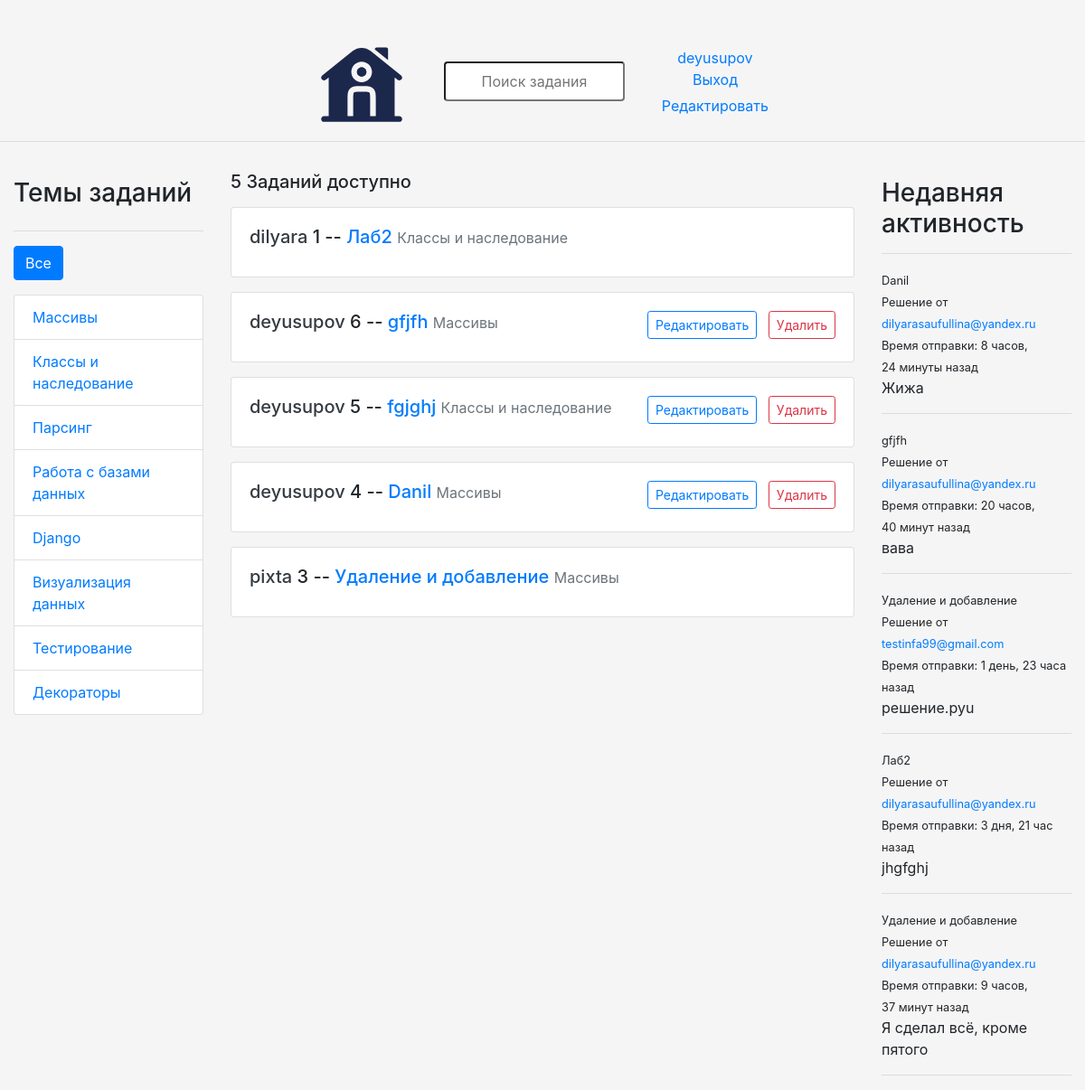
The page / (signed in) on the database its author committed.
### base/models.py (models this page shows, shortened)
class User(AbstractUser):
    name = models.CharField(max_length=200, null=True)
    email = models.EmailField(unique=True, null=True)
    bio = models.TextField(null=True)
    ROLE_CHOICES = [
        ('admin', 'Admin'),
        ('user', 'User'),
    ]
    role = models.CharField(max_length=5, choices=ROLE_CHOICES, default='user')
    avatar = models.ImageField(null=True, default='avatar.svg')
    USERNAME_FIELD = 'email'
    REQUIRED_FIELDS = []

class Topic(models.Model):
    name = models.CharField(max_length = 200)

class Task(models.Model):
    host = models.ForeignKey(User, on_delete = models.SET_NULL, null = True)
    topic = models.ForeignKey(Topic, on_delete = models.SET_NULL, null = True)
    name = models.CharField(max_length = 200)
    description = models.TextField(null = True, blank = True)
    participants = models.ManyToManyField(User, related_name = 'participants', blank = True)
    updated = models.DateTimeField(auto_now = True)
    created = models.DateTimeField(auto_now_add = True)
    class Meta:
        ordering=['-updated','-created']
    def __str__(self):
        return self.name

class Message(models.Model):
    user = models.ForeignKey(User, on_delete=models.CASCADE)
    task = models.ForeignKey(Task, on_delete=models.CASCADE)
    body = models.TextField()
    attachment = models.FileField(upload_to='message_files/', null=True, blank=True)
    updated = models.DateTimeField(auto_now=True)
    created = models.DateTimeField(auto_now_add=True)
    class Meta:
        ordering = ['-updated','-created']
    def __str__(self):
        return self.body[0:50]

### base/views.py (the view, shortened to what this page needs)
# urls.py: path('', views.home, name="home"),
@login_required(login_url='login')
def home(request):
    if request.user.role == 'user':
        q = request.GET.get('q') if request.GET.get('q') else ''
        tasks = Task.objects.filter(
            Q(topic__name__icontains=q) |
            Q(name__icontains=q) |
            Q(description__icontains=q)
        )
        topics = Topic.objects.all()
        task_count = tasks.count()
        task_messages = Message.objects.all().filter(Q(task__topic__name__icontains=q))
        context = {'tasks': tasks, 'topics': topics, 'task_count': task_count, 'task_messages': task_messages}
        return render(request, 'base/home_user.html', context)
    else:
        return redirect('login')

### base/templates/base/home_user.html (shortened to what this page needs)
{% extends 'main.html' %}
{% block content %}
<div class="home-container">
    <div>
        {% include 'base/topics_component.html' %}
    </div>
    <div class="container mt-3">
        <h5>{{ task_count }} Заданий доступно</h5>
        <div class="mt-3">
            {% include 'base/feed_component.html' %}
        </div>
    </div>
    <div>
        {% include 'base/activity_component.html' %}
    </div>
</div>
{% endblock content %}

### templates/navbar.html
{% load static %}
<div style="display: flex; align-items: center; justify-content: space-between; padding-top: 40px;">
    <link rel="stylesheet" href="{% static 'css/bootstrap.min.css' %}">
    <link rel="stylesheet" href="{% static 'styles/navbar_styles.css' %}">
    <a href="/" style="margin-left: 350px;">
        <img src="{% static 'images/home.svg' %}" alt="Логотип" width="100" height="100">
    </a>
    <div class="form__group">
    <form method="GET" action="{% url 'home' %}" style="flex-grow: 1; text-align: center;">
        <input type="text" name="q" placeholder="Поиск задания" style="width: 200px;">
    </form>
    </div>
    <div style="display: flex; flex-direction: column; align-items: center; margin-right: 350px;">
        {% if request.user.is_authenticated %}
        <a href="{% url 'home' %}">{{request.user.username}}</a>
        <a href="{% url 'logout' %}">Выход</a>
        <a href="{% url 'update-user' %}" style="margin-top: 5px;">Редактировать</a>
        {% else %}
        <a href="{% url 'login' %}">Вход</a>
        {% endif %}
    </div>
</div>

### base/templates/base/topics_component.html
<div class="container mt-4">
    <h3 class="mb-4">Темы заданий</h3>
    <hr>
    <div class="d-flex justify-content-between mb-3">
        <a href="{% url 'home' %}" class="btn btn-primary">Все</a>
    </div>
    <ul class="list-group">
        {% for topic in topics %}
          <li class="list-group-item {% if topic.name == selected_topic %}active{% endif %}">
            <a href="{% url 'home' %}?q={{ topic.name }}" class="stretched-link">
              {{ topic.name }}
            </a>
          </li>
        {% endfor %}
      </ul>
</div>

### base/templates/base/feed_component.html
{% for task in tasks %}
  <div class="card mt-3">
    <div class="card-body d-flex justify-content-between">
      <h5 class="card-title">
        <a href="{% url 'user-profile' task.host.id %}" class="text-dark">{{ task.host.username }}</a>
        {{ task.id }} -- <a href="{% url 'task' task.id %}" class="text-primary">{{ task.name }}</a>
        <small class="text-muted">{{ task.topic.name }}</small>
      </h5>
      {% if request.user == task.host %}
        <div>
          <a href="{% url 'update-task' task.id %}" class="btn btn-outline-primary btn-sm mr-2">Редактировать</a>
          <a href="{% url 'delete-task' task.id %}" class="btn btn-outline-danger btn-sm">Удалить</a>
        </div>
      {% endif %}
    </div>
  </div>
{% endfor %}

### base/templates/base/activity_component.html (shortened to what this page needs)
<div class="container mt-4">
<h3>Недавняя активность</h3>
<hr>
{% if task_messages %}
    {% for message in task_messages %}
        <div>
            <small >{{message.task}}</small>
            <small>Решение от <a href="{% url 'user-profile' message.user.id %}">{{message.user}}</a></small>
            <small >Время отправки: {{message.created|timesince}} назад</small>
            <p>{{message}}</p>
            <hr>
        </div>
    {% endfor %}
{% else %}
    <p>Никто ничего не выложил</p>
{% endif %}
    </div>

### static/styles/main.css (style rules this page uses)
.body { background-color: whitesmoke; }

### static/styles/navbar_styles.css (style rules this page uses)
.form__group input { width: 100px; padding: 8px; box-sizing: border-box; border: 1px solid rgb(63, 48, 48)c3c; border-radius: 4px; text-align: center; }

### base/templates/base/home_user.html (style rules this page uses)
.home-container { display: grid; grid-template-columns: 1fr 3fr 1fr; }

### rows shown on the page
User: user.username "deyusupov"
Topic: name "Массивы"
Topic: name "Классы и наследование"
Topic: name "Парсинг"
Topic: name "Работа с базами данных"
Topic: name "Django"
Topic: name "Визуализация данных"
Topic: name "Тестирование"
Topic: name "Декораторы"
Task: host.username "dilyara", id "1", name "Лаб2", topic.name "Классы и наследование"
Task: host.username "deyusupov", id "6", name "gfjfh", topic.name "Массивы", shows "Редактировать"
Task: host.username "deyusupov", id "5", name "fgjghj", topic.name "Классы и наследование", shows "Редактировать"
Task: host.username "deyusupov", id "4", name "Danil", topic.name "Массивы", shows "Редактировать"
Task: host.username "pixta", id "3", name "Удаление и добавление", topic.name "Массивы"
Message: task "Danil", user "dilyarasaufullina@yandex.ru", created "8 часов, 24 минуты", body "Жижа"
Message: task "gfjfh", user "dilyarasaufullina@yandex.ru", created "20 часов, 40 минут", body "вава"
Message: task "Удаление и добавление", user "testinfa99@gmail.com", created "1 день, 23 часа", body "решение.pyu"
Message: task "Лаб2", user "dilyarasaufullina@yandex.ru", created "3 дня, 21 час", body "jhgfghj"
Message: task "Удаление и добавление", user "dilyarasaufullina@yandex.ru", created "9 часов, 37 минут", body "Я сделал всё, кроме пятого"

### other values the page prints
{{ task_count }} "5"
